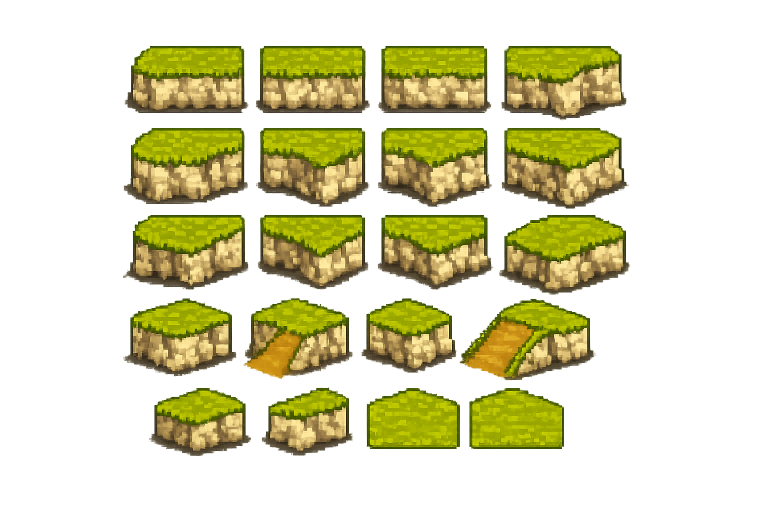
#> input picture assets/raw/relief_src.png, 1536 x 1024 px, found by its file name (shown at 1/2 size)
$ python extract.py
#> lines starting #> are read from the running program, lines starting #| are printed output that depends on the picture; after the words box and inside, x2 and y2 are one past the last pixel; in counts of white or black regions, pixels touching at a corner belong together
#!/usr/bin/env python3
"""The AI render is anti-aliased and its olive background nearly matches the
grass, so colour keying fails. Instead segment by TEXTURE: the background is
smooth (low gradient) while every sprite is busy (outlines, rock, speckle).
Build a silhouette from the gradient magnitude, fill it, split into pieces."""
import numpy as np
from PIL import Image, ImageDraw
from scipy import ndimage

SRC = 'assets/raw/relief_src.png'
OUT = 'assets/raw'
EDGE_THR = 26
MIN_AREA = 1500

im = Image.open(SRC).convert('RGBA')
#> im is the input picture: PIL image 1536x1024 RGBA; mean R, G, B, A 121.7, 126.3, 44.6, 87.1
arr = np.asarray(im).copy()
gray = arr[:, :, :3].mean(axis=2)

gx = ndimage.sobel(gray, axis=0)
gy = ndimage.sobel(gray, axis=1)
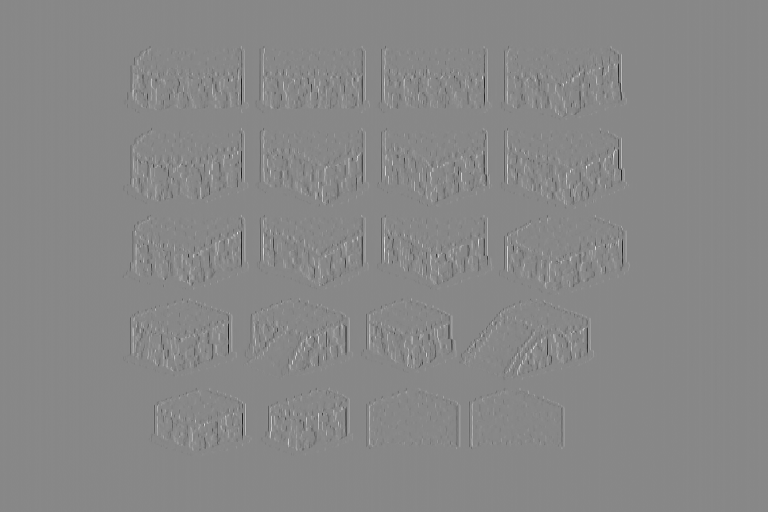
#> gy: shape (1024, 1536) float64 (shown at 1/2 size); min -924.3, max 811.3, mean -0.1; drawn with min black and max white
mag = np.hypot(gx, gy)

mask = mag > EDGE_THR
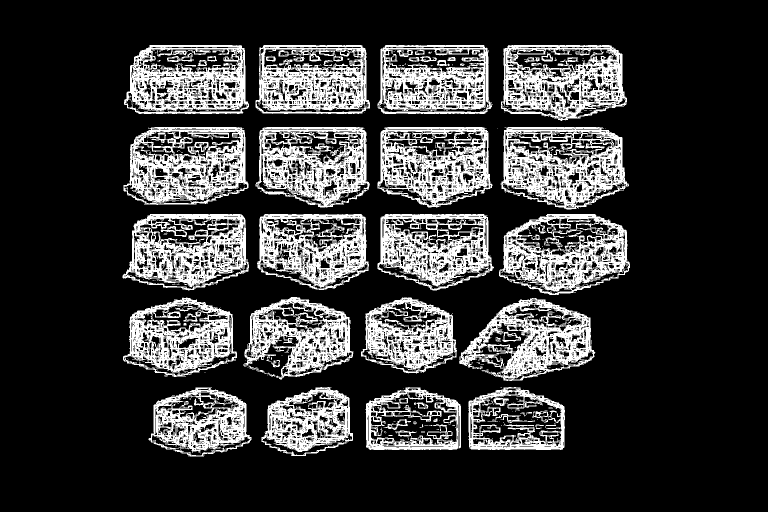
#> mask: shape (1024, 1536) bool (shown at 1/2 size); 21.9% white; 641 white regions (573 under 20 px), largest, box (x1, y1, x2, y2) and area: (1001, 254, 1258, 419) 21949, (247, 254, 497, 410) 20756, (755, 254, 985, 415) 19391
mask = ndimage.binary_dilation(mask, iterations=4)
#> mask: shape (1024, 1536) bool; 38.8% white; 21 white regions, largest, box (x1, y1, x2, y2) and area: (718, 591, 1195, 766) 56823, (997, 250, 1262, 423) 37630, (243, 250, 501, 414) 36366
mask = ndimage.binary_fill_holes(mask)
#> mask: shape (1024, 1536) bool; 39.4% white; 20 white regions, largest, box (x1, y1, x2, y2) and area: (718, 591, 1195, 766) 57653, (997, 250, 1262, 423) 37834, (243, 250, 501, 414) 36646
mask = ndimage.binary_erosion(mask, iterations=3)
#> mask: shape (1024, 1536) bool; 36.9% white; 20 white regions (1 under 20 px), largest, box (x1, y1, x2, y2) and area: (721, 594, 1192, 763) 54017, (1000, 253, 1259, 420) 35671, (246, 253, 498, 411) 34498
mask = ndimage.binary_dilation(mask, iterations=1)
#> mask: shape (1024, 1536) bool; 37.7% white; 20 white regions (1 under 20 px), largest, box (x1, y1, x2, y2) and area: (720, 593, 1193, 764) 55225, (999, 252, 1260, 421) 36388, (245, 252, 499, 412) 35210

arr[:, :, 3] = np.where(mask, 255, 0).astype(np.uint8)
Image.fromarray(arr).save(f'{OUT}/relief_nobg.png')

lbl, n = ndimage.label(mask, structure=np.ones((3, 3)))
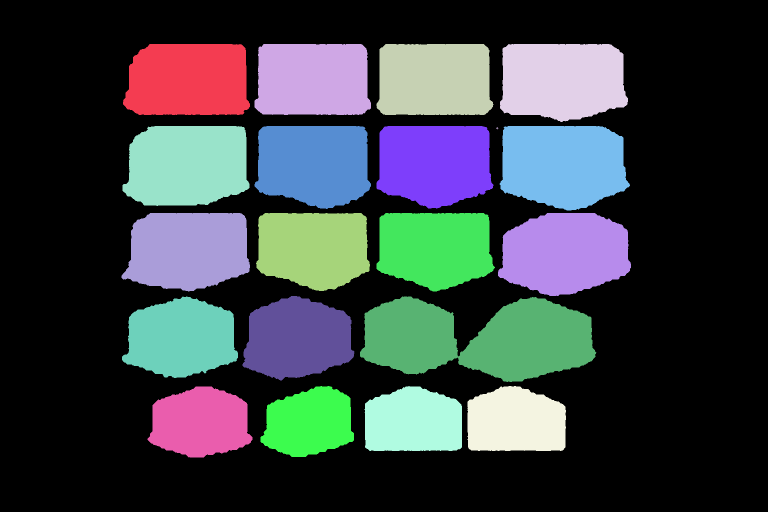
#> lbl: shape (1024, 1536) int32 (shown at 1/2 size); 21 distinct labels, from 0 to 20; one colour per label, 0 black
#> n = 20
boxes = []
for i in range(1, n + 1):
    ys, xs = np.where(lbl == i)
    if len(xs) < MIN_AREA:
        continue
    boxes.append((xs.min(), ys.min(), xs.max() + 1, ys.max() + 1, len(xs)))
#> after the loop, boxes = 19 items, first 6: (246, 88, 500, 230, 32626), (509, 88, 742, 230, 30914), (753, 88, 987, 230, 31121), (1000, 88, 1256, 244, 34413), (245, 252, 499, 412, 35210), (509, 252, 742, 418, 32691)
boxes.sort(key=lambda b: (round(b[1] / 60), b[0]))

print(f'image {im.width}x{im.height}  pieces: {len(boxes)}')
#| image 1536x1024  pieces: 19
cols = 6
cw = max(b[2] - b[0] for b in boxes) + 16
#> cw = 489
ch = max(b[3] - b[1] for b in boxes) + 26
#> ch = 197
rows = (len(boxes) + cols - 1) // cols
#> rows = 4
sheet = Image.new('RGBA', (cw * cols, ch * rows), (35, 35, 40, 255))
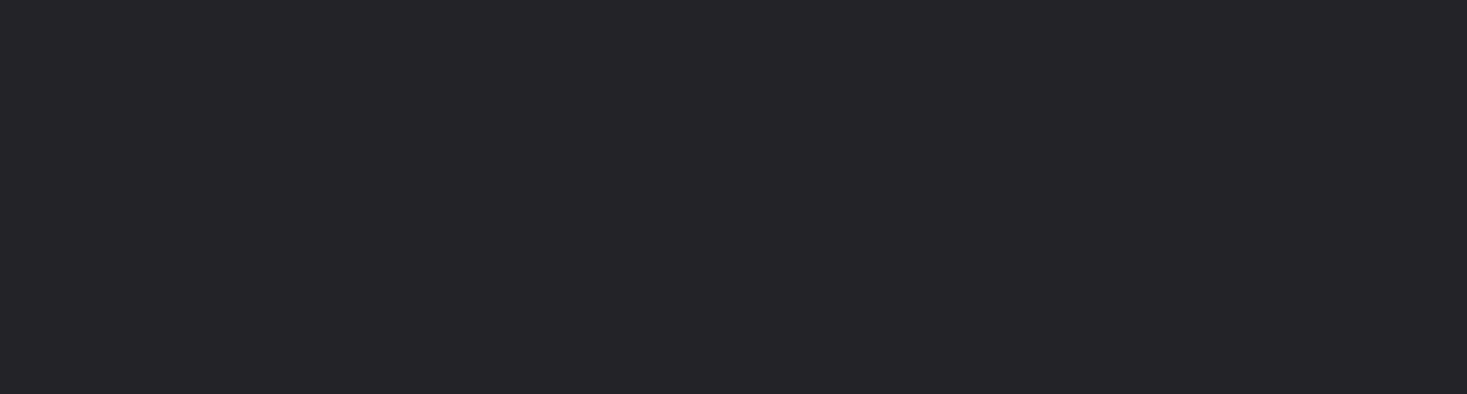
#> sheet: PIL image 2934x788 RGBA (shown at 1/2 size); mean R, G, B, A 35, 35, 40, 255
d = ImageDraw.Draw(sheet)
for idx, (x0, y0, x1, y1, area) in enumerate(boxes):
    crop = Image.fromarray(arr[y0:y1, x0:x1])
    crop.save(f'{OUT}/piece_{idx:02d}.png')
    print(f'{idx:02d}: {x1-x0}x{y1-y0} area={area} at ({x0},{y0})')
    gx0, gy0 = (idx % cols) * cw, (idx // cols) * ch
    sheet.paste(crop, (gx0 + 8, gy0 + 20), crop)
    d.text((gx0 + 8, gy0 + 5), f'#{idx}', fill=(255, 220, 0, 255))
#> this loop made 19 passes
#> (x0, y0, x1, y1, area, gx0, gy0) on passes 1 to 12: (246, 88, 500, 230, 32626, 0, 0), (509, 88, 742, 230, 30914, 489, 0), (753, 88, 987, 230, 31121, 978, 0), (1000, 88, 1256, 244, 34413, 1467, 0), (245, 252, 499, 412, 35210, 1956, 0), (509, 252, 742, 418, 32691, 2445, 0), (753, 252, 987, 417, 32615, 0, 197), (999, 252, 1260, 421, 36388, 489, 197), (243, 426, 500, 583, 33184, 978, 197), (512, 426, 740, 582, 29984, 1467, 197), (753, 426, 990, 583, 30526, 1956, 197), (996, 426, 1262, 592, 34746, 2445, 197)
#| 00: 254x142 area=32626 at (246,88)
#| 01: 233x142 area=30914 at (509,88)
#| 02: 234x142 area=31121 at (753,88)
#| 03: 256x156 area=34413 at (1000,88)
#| 04: 254x160 area=35210 at (245,252)
#| 05: 233x166 area=32691 at (509,252)
#| 06: 234x165 area=32615 at (753,252)
#| 07: 261x169 area=36388 at (999,252)
#> (further printed lines are left out)
#> pass 1, `crop = Image.fromarray(arr[y0:y1, x0:x1])`:
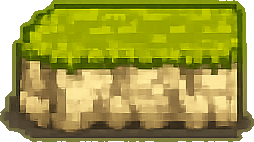
#> crop: PIL image 254x142 RGBA; mean R, G, B, A 149, 145.1, 47.1, 230.7; transparent parts drawn white
#> after the loop:
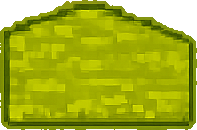
#> crop: PIL image 197x130 RGBA; mean R, G, B, A 148.1, 161.5, 4.1, 222.8; transparent parts drawn white
#> after the loop:
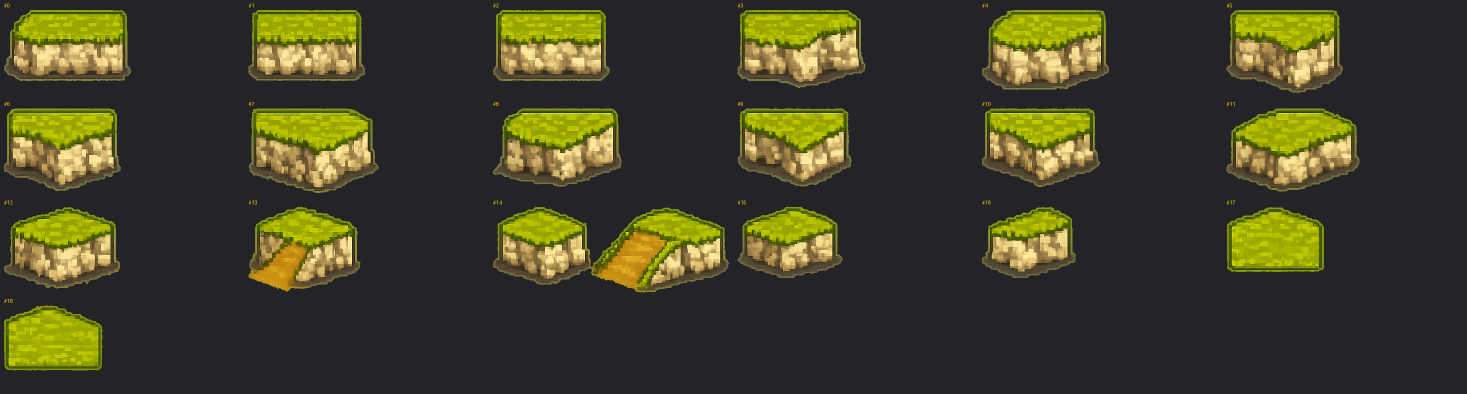
#> sheet: PIL image 2934x788 RGBA (shown at 1/2 size); mean R, G, B, A 64.4, 63.1, 40.3, 255
sheet.save(f'{OUT}/_contact_sheet.png')
print('wrote contact sheet')

$ run again, with assets/raw/block_ramp.png copied over assets/raw/relief_src.png
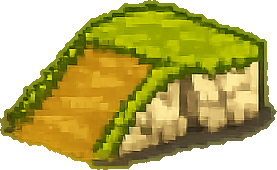
#> input picture assets/raw/block_ramp.png, 277 x 170 px, found by its file name
#> im is the input picture: PIL image 277x170 RGBA; mean R, G, B, A 148, 140.5, 35.2, 173.3
#> `mask = mag > EDGE_THR`:
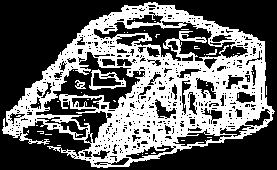
#> mask: shape (170, 277) bool; 39.7% white; 40 white regions (36 under 20 px), largest, box (x1, y1, x2, y2) and area: (2, 2, 275, 168) 18223, (89, 69, 126, 90) 263, (75, 80, 86, 89) 54, (206, 49, 217, 55) 25
#> arr: shape (170, 277, 4); 0.2% of pixels changed, all inside (x1, y1, x2, y2) = (0, 0, 277, 170)
#> lbl: shape (170, 277) int32; values 0 (black) and 1 (white), 67.8% white; 1 black region, box (x1, y1, x2, y2) and area: (0, 0, 277, 170) 15178
#> n = 1
#> after the loop `for i in range(1, n + 1):`: boxes = [(2, 2, 275, 168, 31912)]
#| image 277x170  pieces: 1
#> cw = 289
#> ch = 192
#> rows = 1
#> the loop `for idx, (x0, y0, x1, y1, area) in enumerate(boxes):` made 1 pass
#> (x0, y0, x1, y1, area, gx0, gy0) on pass 1: (2, 2, 275, 168, 31912, 0, 0)
#> (printed output is left out)
#> after the loop `for idx, (x0, y0, x1, y1, area) in enumerate(boxes):`:
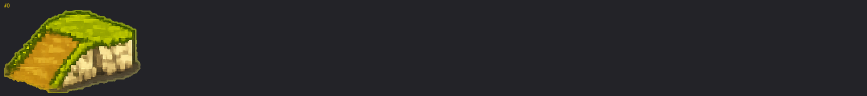
#> sheet: PIL image 1734x192 RGBA (shown at 1/2 size); mean R, G, B, A 46.6, 45.3, 39.3, 255
